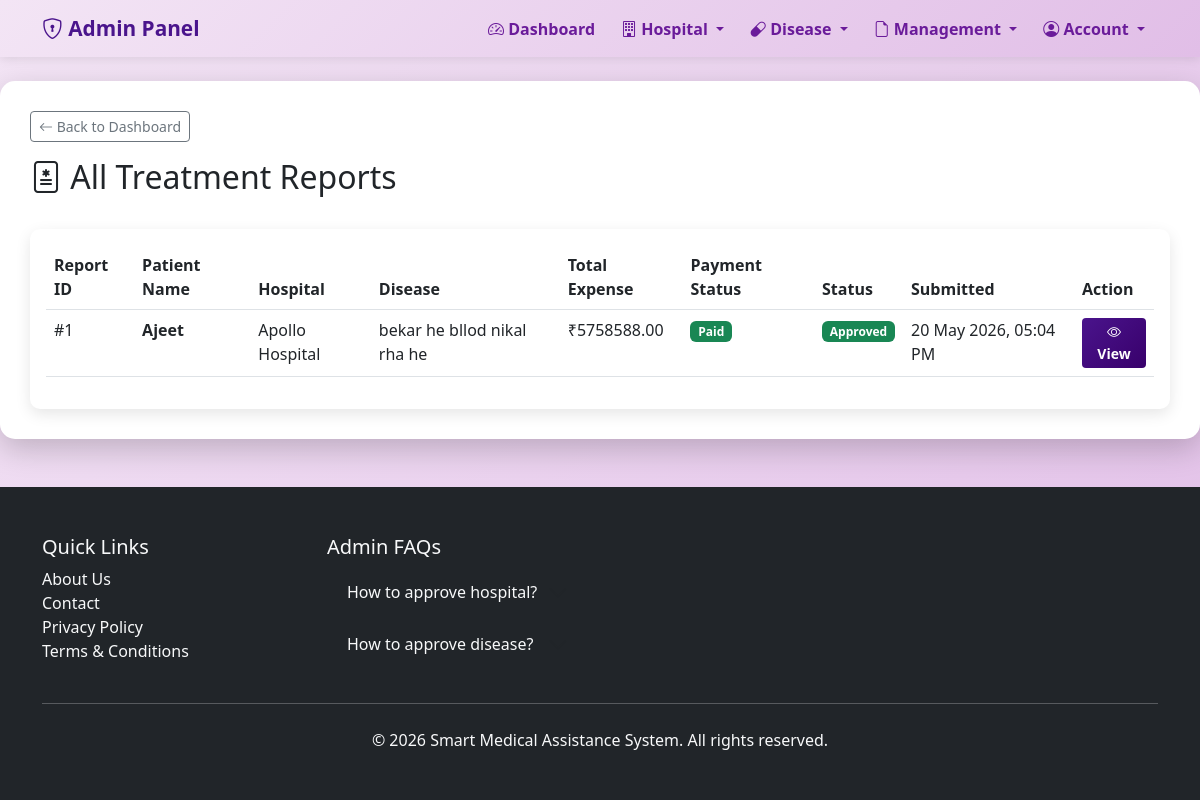
The app's page /admin/treatment-reports (signed in) with its own data.
### models.py (models this page shows, shortened)
class TreatmentReport(db.Model):
    __tablename__ = 'treatment_reports'
    report_id = db.Column(db.Integer, primary_key=True)
    request_id = db.Column(db.Integer, db.ForeignKey('patient_requests.request_id'), nullable=True)  # Can be NULL for accident cases
    accident_id = db.Column(db.Integer, db.ForeignKey('accident_cases.accident_id'), nullable=True)  # Can be NULL for normal requests
    hospital_id = db.Column(db.Integer, db.ForeignKey('hospitals.id'), nullable=False)
    patient_id = db.Column(db.Integer, db.ForeignKey('patients.patient_id'), nullable=False)
    case_source = db.Column(db.String(50), nullable=False)  # 'normal' or 'accident'
    patient_serial_number = db.Column(db.String(50))  # Serial number given by hospital
    patient_name = db.Column(db.String(100), nullable=False)
    disease_injury = db.Column(db.String(200), nullable=False)  # Disease name or injury description
    treatment_details = db.Column(db.Text, nullable=False)
    work_done = db.Column(db.Text)  # Tests, medicines, procedures
    admission_date = db.Column(db.Date)
    discharge_date = db.Column(db.Date)
    final_treatment_report = db.Column(db.Text)
    medical_report_url = db.Column(db.String(255))  # Medical report upload
    total_expense = db.Column(db.Numeric(10, 2))
    bill_document_url = db.Column(db.String(255))  # For Government case - single bill
    case_type = db.Column(db.String(50))  # Private or Government
    hospital_bill_url = db.Column(db.String(255))  # Private case - Hospital bill
    hospital_bill_amount = db.Column(db.Numeric(10, 2))  # Private case - Hospital bill amount
    test_bill_url = db.Column(db.String(255))  # Private case - Test bill
    test_bill_amount = db.Column(db.Numeric(10, 2))  # Private case - Test bill amount
    medical_bill_url = db.Column(db.String(255))  # Private case - Medical bill
    medical_bill_amount = db.Column(db.Numeric(10, 2))  # Private case - Medical bill amount
    net_amount = db.Column(db.Numeric(10, 2))  # Private case - Net amount after deducting medical bill
    payment_amount = db.Column(db.Numeric(10, 2))  # 10% amount
    payment_screenshot_url = db.Column(db.String(255))
    payment_method = db.Column(db.String(50))  # 'upi' or 'qr_code'
    upi_id = db.Column(db.String(100))
    payment_status = db.Column(db.String(50), default='pending')  # pending, paid, verified
    status = db.Column(db.String(50), default='submitted')  # submitted, approved, rejected, closed
    admin_notes = db.Column(db.Text)
    created_at = db.Column(
        db.DateTime,
        default=get_ist_now
    )
    updated_at = db.Column(
        db.DateTime,
        default=get_ist_now,
        onupdate=get_ist_now
    )
    request = db.relationship('PatientRequest', backref='treatment_reports')
    accident_case = db.relationship('AccidentCase', backref='treatment_reports')
    hospital = db.relationship('Hospital', backref='treatment_reports')
    patient = db.relationship('Patient', backref='treatment_reports')

class Patient(db.Model):
    __tablename__ = 'patients'
    patient_id = db.Column(db.Integer, primary_key=True)
    name = db.Column(db.String(100), nullable=False)
    username = db.Column(db.String(50), unique=True)
    password_hash = db.Column(db.String(255))
    security_image = db.Column(db.String(50))
    gender = db.Column(db.String(10))
    phone = db.Column(db.String(15), nullable=False)
    email = db.Column(db.String(100))
    email_verified = db.Column(db.Boolean, default=False)  # ✅ ADD
    dob = db.Column(db.Date)
    address = db.Column(db.Text, nullable=False)
    aadhar_no = db.Column(db.String(12), unique=True, nullable=False)
    aadhar_document_url = db.Column(db.String(255))
    has_ayushman = db.Column(db.String(5))
    ayushman_document_url = db.Column(db.String(255))
    created_at = db.Column(db.DateTime, default=get_ist_now)

class Hospital(db.Model):
    __tablename__ = 'hospitals'
    id = db.Column(db.Integer, primary_key=True)   # ✅ CHANGE
    name = db.Column(db.String(200), nullable=False)
    address = db.Column(db.Text, nullable=False)
    speciality = db.Column(db.String(200))
    contact = db.Column(db.String(15), nullable=False)
    email = db.Column(db.String(100))
    password_hash = db.Column(db.String(255))
    admin_approved = db.Column(db.Boolean, default=False)
    admin_approved_by = db.Column(db.Integer, db.ForeignKey('admins.admin_id'))
    admin_approved_at = db.Column(db.DateTime)
    rejection_reason = db.Column(db.Text, nullable=True)  # Reason if rejected
    rejected_at = db.Column(db.DateTime, nullable=True)  # When rejected
    rejected_by = db.Column(db.Integer, db.ForeignKey('admins.admin_id'), nullable=True)  # Who rejected
    created_at = db.Column(db.DateTime, default=get_ist_now)

### app.py (the view)
@app.route('/admin/treatment-reports')
@login_required_admin
@role_required('admin')
def admin_treatment_reports():
    all_reports = TreatmentReport.query.order_by(TreatmentReport.created_at.desc()).all()
    return render_template('admin/treatment_reports.html', reports=all_reports)

### app.py (called while the page is built, shortened)
@app.context_processor
def inject_helpers():
    return dict(calculate_age=calculate_age, user_role=session.get('user_role'))

def login_required_admin(f):
    @wraps(f)
    def decorated_function(*args, **kwargs):
        if 'admin_id' not in session:
            flash('Please login to access this page', 'warning')
            return redirect(url_for('admin_login'))
        return f(*args, **kwargs)
    return decorated_function

def role_required(*allowed_roles):
    def decorator(f):
        @wraps(f)
        def decorated_function(*args, **kwargs):
            user_role = session.get('user_role')
            return f(*args, **kwargs)
        return decorated_function
    return decorator

@app.after_request
def add_cache_control(response):
    if response.content_type and 'text/html' in response.content_type:
        response.headers['Cache-Control'] = 'no-cache, no-store, must-revalidate'
        response.headers['Pragma'] = 'no-cache'
        response.headers['Expires'] = '0'
    return response

### templates/admin/treatment_reports.html (shortened to what this page needs)
{% extends "admin_base.html" %}
{% block content %}
<div class="main-container">
    <div class="d-flex justify-content-between align-items-center mb-4">
        <div>
            <a href="/admin/dashboard" class="btn btn-outline-secondary btn-sm mb-2">
                <i class="bi bi-arrow-left"></i> Back to Dashboard
            </a>
            <h2 class="mt-2"><i class="bi bi-file-medical"></i> All Treatment Reports</h2>
        </div>
    </div>
    <div class="card">
        <div class="card-body">
            <div class="table-responsive">
                <table class="table table-hover">
                    <thead>
                        <tr>
                            <th>Report ID</th>
                            <th>Patient Name</th>
                            <th>Hospital</th>
                            <th>Disease</th>
                            <th>Total Expense</th>
                            <th>Payment Status</th>
                            <th>Status</th>
                            <th>Submitted</th>
                            <th>Action</th>
                        </tr>
                    </thead>
                    <tbody>
                        {% for report in reports %}
                        <tr>
                            <td>#{{ report.report_id }}</td>
                            <td><strong>{{ report.patient.name }}</strong></td>
                            <td>{{ report.hospital.name }}</td>
                            <td>
                                {% if report.request %}
                                    {{ report.request.disease.name }}
                                {% else %}
                                    {{ report.disease_injury }}
                                {% endif %}
                            </td>
                            <td>₹{{ report.total_expense if report.total_expense else 'N/A' }}</td>
                            <td>
                                {% if report.payment_status == 'paid' %}
                                    <span class="badge bg-success">Paid</span>
                                {% else %}
                                    <span class="badge bg-warning">Pending</span>
                                {% endif %}
                            </td>
                            <td>
                                {% if report.status == 'approved' %}
                                    <span class="badge bg-success">{{ report.status|title }}</span>
                                {% elif report.status == 'rejected' %}
                                    <span class="badge bg-danger">{{ report.status|title }}</span>
                                {% elif report.status == 'closed' %}
                                    <span class="badge bg-secondary">{{ report.status|title }}</span>
                                {% else %}
                                    <span class="badge bg-warning">{{ report.status|title }}</span>
                                {% endif %}
                            </td>
                            <td>{{ report.created_at.strftime('%d %b %Y, %I:%M %p') }}</td>
                            <td>
                                <a href="/admin/treatment-report/{{ report.report_id }}" class="btn btn-sm btn-primary">
                                    <i class="bi bi-eye"></i> View
                                </a>
                            </td>
                        </tr>
                        {% endfor %}
                    </tbody>
                </table>
            </div>
        </div>
    </div>
</div>
{% endblock %}

### templates/admin_base.html (style rules this page uses)
body { font-family: "Segoe UI", Tahoma, Geneva, Verdana, sans-serif; background: linear-gradient(135deg, #f3e5f5 0%, #e1bee7 100%); min-height: 100vh; }
.main-container { background: white; border-radius: 15px; box-shadow: 0 10px 30px rgba(0,0,0,0.2); margin: 20px auto; padding: 30px; }
.btn-primary { background: linear-gradient(135deg, #4a148c, #38006b); border: none; font-weight: 600; }
.card { border: none; border-radius: 10px; box-shadow: 0 5px 15px rgba(0,0,0,0.1); }

### records on screen
TreatmentReport: report_id "1", patient.name "Ajeet", hospital.name "Apollo Hospital", disease_injury "bekar he bllod nikal rha he", total_expense "5758588.00", payment_status "Paid", status "Approved", created_at "20 May 2026, 05:04 PM"
